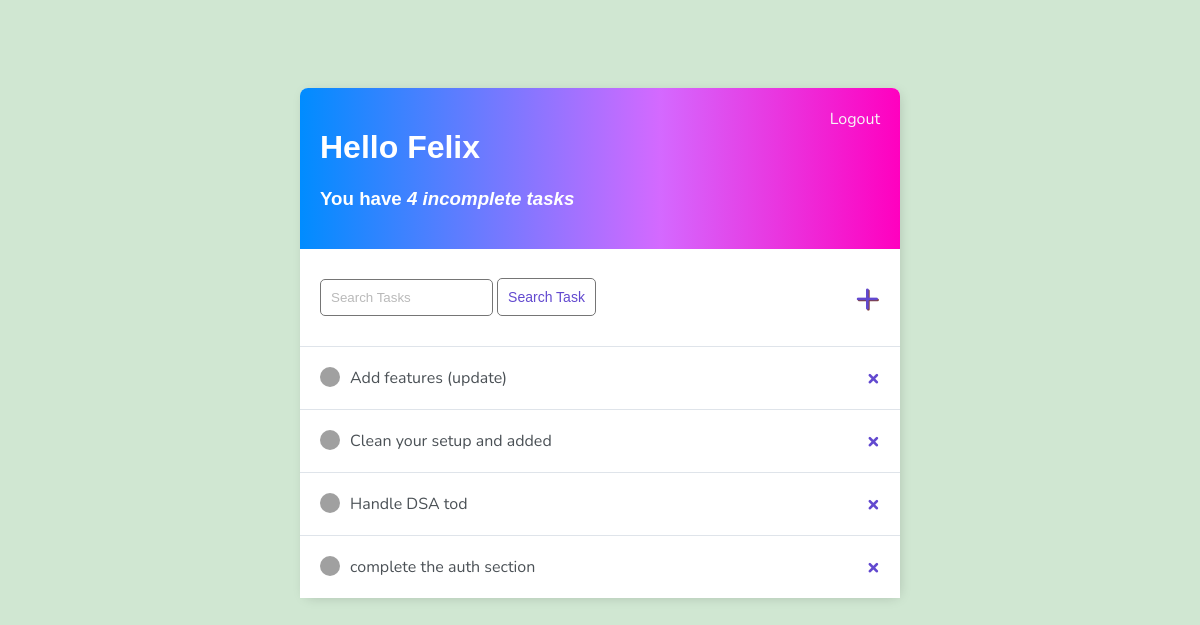
Before: / (signed in) with the older database file.
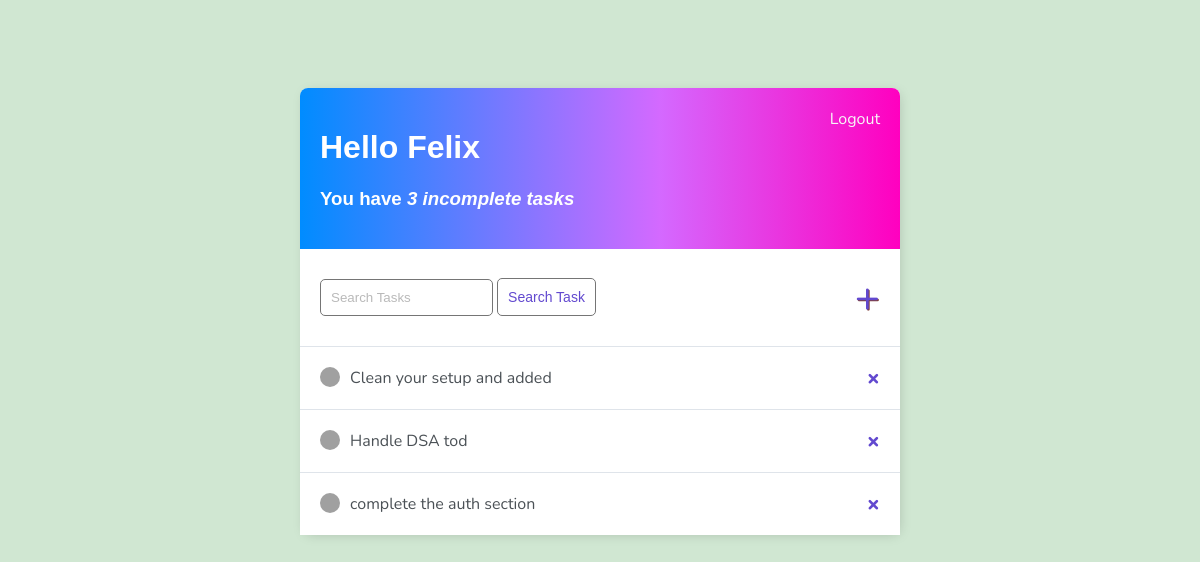
After: the same page with the newer database file.
### todo/models.py (models this page shows)
class Task(models.Model):
    user = models.ForeignKey(User, on_delete=models.CASCADE, null=True, blank=True)
    title = models.CharField(max_length=200, null=True)
    description = models.TextField(null=True, blank=True)
    complete = models.BooleanField(default=False)
    created = models.DateTimeField(auto_now_add=True)
    def __str__(self):
        return self.title
    class Meta:
        ordering = ['complete']

### todo/views.py (the view)
# urls.py: path('', TaskList.as_view(), name='task'),
class TaskList(LoginRequiredMixin, ListView):
    model = Task
    context_object_name = 'task'
    def get_context_data(self, **kwargs):
        context = super().get_context_data(**kwargs)
        context['task'] = context['task'].filter(user = self.request.user)
        context['count'] = context['task'].filter(complete = False).count()
        search_input = self.request.GET.get('search-area') or ''
        if search_input:
            context['task'] = context['task'].filter(title__icontains = search_input)
            context['search_input'] = search_input
        return context

### todo/templates/todo/task_list.html
{% extends 'todo/main.html' %}
{% block content %}
<div class="header-bar">
    <div>
        <h1>Hello {{ request.user|title }}</h1>
        <h3>You have <i>{{ count }} incomplete task{{ count|pluralize:'s' }}</i></h3>
    </div>
    {% if request.user.is_authenticated %}
    <a href="{% url 'logout' %}">Logout</a>
    {% else %}
    <a href="{% url 'login' %}">Login</a>
    {% endif %}
</div>
<div id="search-add-wrapper">
    <form action="" method="get">
        <input type="text" name="search-area" placeholder="Search Tasks ">
        <input class="button" type="submit" value="Search Task">
    </form>
    <a id="add-link" href="{% url 'task-create' %}">&#x2b;</a>
</div>
<div class="card-bdy">
    <div class="task-items-wrapper">
        {% for tasks in task %}
        <div class="task-wrapper">
            {% if tasks.complete %}
            <div class="task-title">
                <div class="task-complete-icon"></div>
                <i><s><a href="{% url 'task-update' tasks.id%}">{{ tasks }}</a></s></i>
            </div>
            <a class="delete-link" href="{% url 'task-delete' tasks.id %}">&#215;</a>
            {% else %}
            <div class="task-title">
                <div class="task-incomplete-icon"></div>
                <a href="{% url 'task-update' tasks.id%}">{{ tasks }}</a>
            </div>
            <a class="delete-link" href="{% url 'task-delete' tasks.id %}">&#215;</a>
            {% endif %}
        </div>
        {% empty %}
        <h3>No items in list</h3>
        <a href="{% url 'task-create' %}">Add New Item</a>
        {% endfor %}
    </div>
</div>
{% endblock content %}

### todo/templates/todo/main.html (shortened to what this page needs)
<!DOCTYPE html>
<html lang="en">
<head>
</head>
<body>
    <div class="container">
        {% block content %}
        {% endblock content %}
    </div>
</body>
</html>

### todo/templates/todo/main.html (style rules this page uses)
body { background-color: #D0E7D2; font-family: 'Nunito', sans-serif; padding-top: 80px; }
.container { max-width: 600px; margin: auto; background-color: #fff; -webkit-box-shadow: 2px 2px 13px -4px rgba(0, 0, 0, 0.21); box-shadow: 2px 2px 13px -4px rgba(0, 0, 0, 0.21); border-radius: 8px 8px 8px 8px; }
.header-bar { display: flex; justify-content: space-between; color: #fff; padding: 20px; border-radius: 8px 8px 0 0; background: linear-gradient(90deg, #008cff 0%, #d469ff 60%, #ff00bf 100%); }
h1, h2, h3, h4, h5, h6 { font-family: 'Raleway', sans-serif; }
.task-wrapper { display: flex; align-items: center; justify-content: space-between; background-color: #fff; border-top: 1px solid #dfe4ea; overflow: hidden; }
.task-title { display: flex; padding: 20px; }
.task-title a { text-decoration: none; color: #4b5156; margin-left: 10px; }
.task-incomplete-icon { height: 20px; width: 20px; background-color: rgb(160, 160, 160); border-radius: 50%; }
.delete-link { text-decoration: none; font-weight: 900; color: #6249cf; font-size: 22px; line-height: 0; padding: 20px 20px; }
.header-bar a { color: rgb(247, 247, 247); text-decoration: none; }
#search-add-wrapper { display: flex; justify-content: space-between; align-items: center; padding: 20px; }
input[type=text], input[type=password], textarea { border: 1px solid #757575; border-radius: 5px; padding: 10px; width: 50%; }
::placeholder { font-weight: 300; opacity: 0.5; }
.button { border: 1px solid #757575; background-color: #FFF; color: #6249cf; padding: 10px; font-size: 14px; border-radius: 5px; cursor: pointer; }
#add-link { color: #6249cf; text-decoration: none; font-size: 42px; text-shadow: 1px 1px #81413b; }

Changed rows visible on the page:
removed Task: title "Add features (update)"
Other visible differences:
{{ count }}: "4" → "3"
